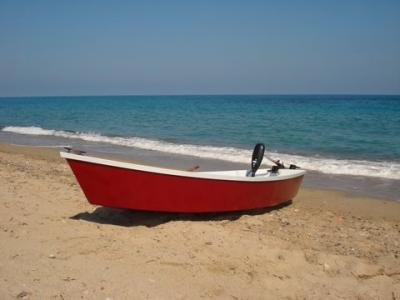
#> input picture im25.jpg, 400 x 300 px
$ jupyter execute --allow-errors '09C - 21_03.ipynb'
#> lines starting #> are read from the running program, lines starting #| are printed output that depends on the picture
### K-means

[cell 1]
### librerias
import numpy as np
import matplotlib.pyplot as plt
import cv2

[cell 2]
## Cargar imagen y cambiarla a escalas de gris
imagen = cv2.imread('images/bote.jpg')
#> (the rest of this cell did not finish here and is left out)

### GMM

[cell 3]
### librerias
import numpy as np
import matplotlib.pyplot as plt
import cv2

[cell 4]
NPDF = lambda x, mean, sd: (1/(np.sqrt (2*np.pi)*sd)) * np.exp(-0.5*((x-mean)/sd)**2)

## Cargar imagen y cambiarla a escalas de gris
imagen = cv2.imread('im25.jpg')
#> imagen is the input picture: shape (300, 400, 3); mean B, G, R 126.2, 127.6, 127.8
imagen = cv2.cvtColor(imagen, cv2.COLOR_BGR2GRAY)
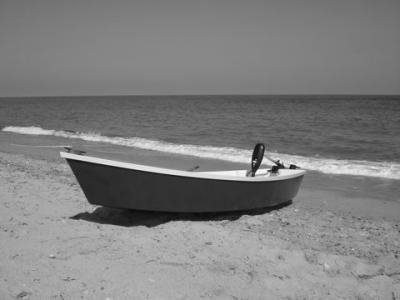
#> imagen: shape (300, 400); min 11, max 254, mean 127.5

# hist = cv2.calcHist([imagen], [0], None, [256], [0,256])
# plt.plot(hist)
# plt.show()
dimensiones = imagen.shape
#> dimensiones = (300, 400)
imagen = imagen.ravel().astype(float)

## clusters
k = 5
medias = np.random.choice(np.unique(imagen), k, replace=False)
#> medias = [121, 161, 48, 86, 120]

# std = np.ones((k,))*np.std(imagen.ravel())
std = np.ones((k,))*5
phi = np.ones((k,))/k
N = imagen.shape[0]
#> N = 120000
gamma = np.zeros((N,k))
x=np.linspace(0,255,256)

for i in range(50):
    ## calcular gamma
    for j in range(k):
        gamma[:,j]= phi[j]*NPDF(imagen, medias[j], std[j])

    suma = np.sum(gamma, axis=1)
    im = np.repeat(suma,k).reshape(N,k)
    gamma = gamma/im

    # print(std)
    ## Recalcular los promedios, desviaciones y pesos
    for j in range(k):
        phi[j] = np.sum(gamma[:,j])
        medias[j] = np.dot(gamma[:,j],imagen)/phi[j]
        std[j] = np.sqrt(np.sum(gamma[:,j]*(imagen-medias[j])**2)/phi[j])
        phi[j] = phi[j]/N


    # [5 lines of commented-out code are left out]
    plt.show()
#> after the loop, medias = [129.3, 161.8, 45.42, 94.82, 120.5]; phi = [0.198, 0.383, 0.0835, 0.167, 0.169]; std = [4.56, 20.84, 10.57, 10.63, 6]

[cell 5]

for j in range(k):
    temp=phi[j]*NPDF(imagen , medias[j] , std[j])
    temp=np.reshape(temp,dimensiones)
    temp = cv2.blur(temp,(5, 5))
    gamma[:,j]=temp.ravel().astype(float)
#> this loop made 5 passes
#> pass 1, `temp=np.reshape(temp,dimensiones)`:
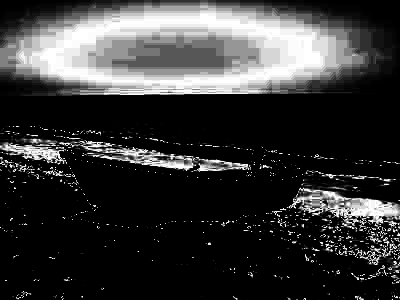
#> temp: shape (300, 400) float64; min 5.92e-165, max 0.0173, mean 0.00373; drawn with min black and max white
#> pass 1, `temp = cv2.blur(temp,(5, 5))`:
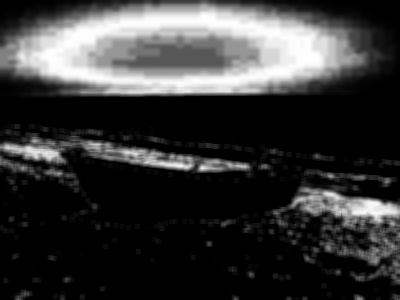
#> temp: shape (300, 400) float64; min -2.39e-17, max 0.0173, mean 0.00373; drawn with min black and max white
#> pass 2, `temp=np.reshape(temp,dimensiones)`:
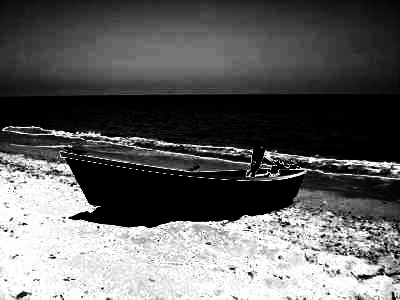
#> temp: shape (300, 400) float64; min 3.13e-14, max 0.00733, mean 0.00279; drawn with min black and max white
#> pass 2, `temp = cv2.blur(temp,(5, 5))`:
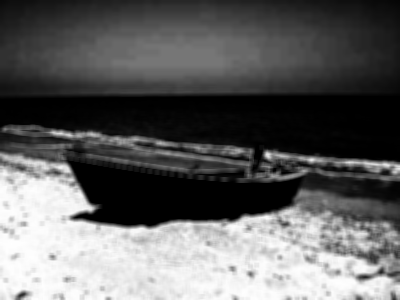
#> temp: shape (300, 400) float64; min 4.92e-13, max 0.00733, mean 0.00279; drawn with min black and max white

assig=np.argmax(gamma,axis=1)
Iseg=imagen*1
for j in range(k):
    Iseg[assig==j]=medias[j]

Iseg=Iseg.reshape(dimensiones)
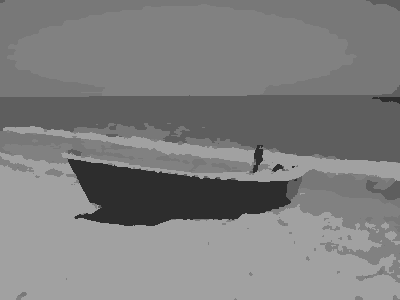
#> Iseg: shape (300, 400) float64; min 45.42, max 161.8, mean 126.6
plt.imshow(Iseg, cmap='jet')
plt.axis('off')
#> Out = (-0.5, 399.5, 299.5, -0.5)

$ run again, with im23.jpg copied over im25.jpg
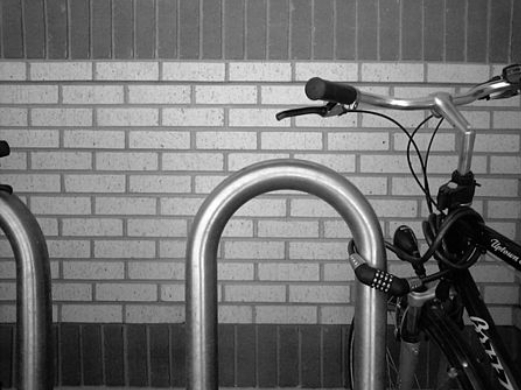
#> input picture im23.jpg, 521 x 390 px
#> imagen is the input picture: shape (390, 521, 3); min 0, max 255, mean 113.1
#> imagen: shape (390, 521)
#> `medias = np.random.choice(np.unique(imagen), k, replace=False)`: medias = [158, 83, 170, 101, 150]
#> after the loop `for i in range(50):`: medias = [161.4, 47.32, 184.3, 109.1, 142.3]; phi = [0.0717, 0.322, 0.213, 0.27, 0.124]; std = [10.16, 26.9, 22.79, 16.36, 12.29]
#> the loop `for j in range(k):` made 5 passes
#> pass 1, `temp = cv2.blur(temp,(5, 5))`:
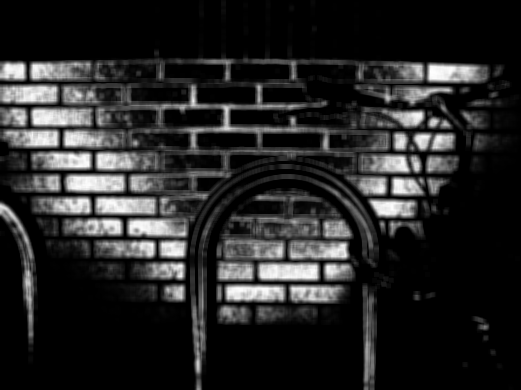
#> temp: shape (390, 521) float64; min -3.35e-18, max 0.00279, mean 0.000421; drawn with min black and max white
#> `Iseg=Iseg.reshape(dimensiones)`:
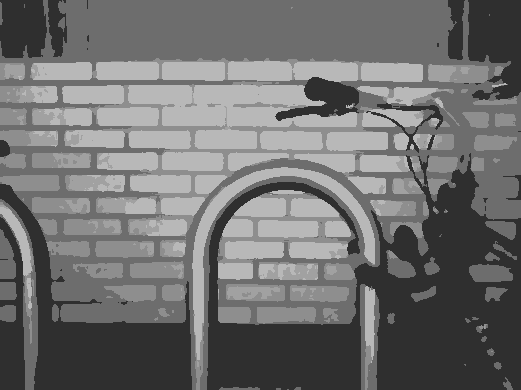
#> Iseg: shape (390, 521) float64; min 47.32, max 184.3, mean 111.9
#> Out = (-0.5, 520.5, 389.5, -0.5)
